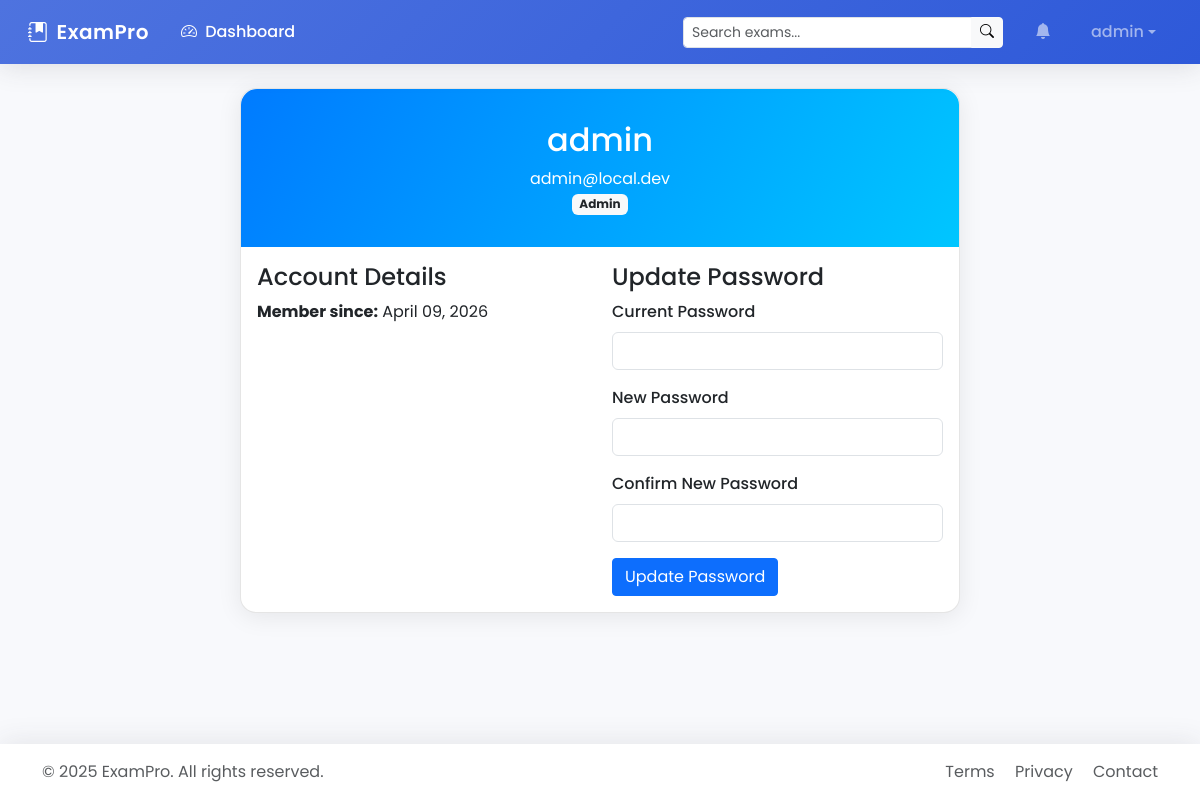
Screenshot of /profile (signed in) with the database file from the repository.
### app/models.py (models this page shows, shortened)
class User(UserMixin, db.Model):
    __tablename__ = 'users'
    id = db.Column(db.Integer, primary_key=True)
    username = db.Column(db.String(64), unique=True, nullable=False, index=True)
    email = db.Column(db.String(120), unique=True, nullable=False, index=True)
    password_hash = db.Column(db.String(255), nullable=False)
    user_type = db.Column(db.String(20), nullable=False)  # admin/teacher/student
    created_at = db.Column(db.DateTime, default=datetime.utcnow)
    created_exams = db.relationship('Exam', foreign_keys='Exam.creator_id',
                                  back_populates='creator', lazy='dynamic', overlaps="exams_created")
    exam_attempts = db.relationship('ExamAttempt', backref='student', lazy='dynamic')
    exam_reviews = db.relationship('ExamReview', foreign_keys='ExamReview.student_id',
                                 backref=db.backref('reviewer', lazy='joined'), lazy='dynamic')
    notifications = db.relationship('Notification', foreign_keys='Notification.user_id',
                                  backref=db.backref('notification_user', lazy='joined'), lazy='dynamic')
    security_logs = db.relationship('SecurityLog', backref='user', lazy='dynamic')
    owned_groups = db.relationship('Group', foreign_keys='Group.teacher_id',
                                 back_populates='teacher', lazy='dynamic', overlaps="owned_classes")
    joined_groups = db.relationship('Group', secondary='group_membership',
                                  back_populates='students', lazy='dynamic', overlaps="enrolled_groups")
    def is_teacher(self):
        return self.user_type == 'teacher'
    def is_student(self):
        return self.user_type == 'student'

### app/auth.py (the view, shortened to what this page needs)
@auth_bp.route('/profile')
@login_required
def profile():
    form = PasswordUpdateForm()
    if current_user.is_teacher():
        from app.models import Exam
        total_exams = Exam.query.filter_by(creator_id=current_user.id).count()
        return render_template('auth/profile.html',
                             password_form=form,
                             total_exams=total_exams)
    return render_template('auth/profile.html', password_form=form)

### app/forms.py
class PasswordUpdateForm(FlaskForm):
    current_password = PasswordField('Current Password', validators=[DataRequired()])
    new_password = PasswordField('New Password', validators=[
        DataRequired(),
        Length(min=8, message='Password must be at least 8 characters')
    ])
    confirm_password = PasswordField('Confirm New Password', validators=[
        DataRequired(),
        EqualTo('new_password', message='Passwords must match')
    ])
    submit = SubmitField('Update Password')

### app/models.py (called while the page is built)
@login_manager.user_loader
def load_user(user_id):
    return User.query.get(int(user_id))

### templates/auth/profile.html (shortened to what this page needs)
{% extends 'base.html' %}
{% block content %}
<div class="container">
    <div class="row justify-content-center">
        <div class="col-md-8">
            <div class="card profile-card">
                <div class="profile-header">
                    <h2>{{ current_user.username }}</h2>
                    <p class="mb-0">{{ current_user.email }}</p>
                    <p class="mb-0"><span class="badge bg-light text-dark">{{ current_user.user_type|capitalize }}</span></p>
                </div>
                <div class="card-body">
                    <div class="row">
                        <div class="col-md-6">
                            <h4>Account Details</h4>
                            <p><strong>Member since:</strong> {{ current_user.created_at.strftime('%B %d, %Y') }}</p>
                        </div>
                        <div class="col-md-6">
                            <h4>Update Password</h4>
                            <form method="POST" action="{{ url_for('auth.update_password') }}">
                                <div class="mb-3">
                                    {{ password_form.current_password.label(class="form-label") }}
                                    {{ password_form.current_password(class="form-control") }}
                                </div>
                                <div class="mb-3">
                                    {{ password_form.new_password.label(class="form-label") }}
                                    {{ password_form.new_password(class="form-control") }}
                                </div>
                                <div class="mb-3">
                                    {{ password_form.confirm_password.label(class="form-label") }}
                                    {{ password_form.confirm_password(class="form-control") }}
                                </div>
                                <button type="submit" class="btn btn-primary">Update Password</button>
                            </form>
                        </div>
                    </div>
                </div>
            </div>
        </div>
    </div>
</div>
{% endblock %}

### templates/base.html (shortened to what this page needs)
<!DOCTYPE html>
<html lang="en">
<head>
    <link href="https://cdn.jsdelivr.net/npm/bootstrap@5.3.0/dist/css/bootstrap.min.css" rel="stylesheet">
    <link rel="stylesheet" href="https://cdn.jsdelivr.net/npm/bootstrap-icons@1.11.0/font/bootstrap-icons.css">
    <link rel="stylesheet" href="{{ url_for('static', filename='css/style.css') }}">
</head>
<body>    <nav class="navbar navbar-expand-lg navbar-dark sticky-top">
        <div class="container-fluid">
            <a class="navbar-brand d-flex align-items-center" href="{{ url_for('main.index') }}">
                <i class="bi bi-journal-bookmark-fill me-2"></i>
                <span>ExamPro</span>
            </a>
            <div class="collapse navbar-collapse" id="navbarContent">
                <ul class="navbar-nav me-auto mb-2 mb-lg-0">
                    {% if current_user.is_authenticated %}
                        <li class="nav-item">
                            <a class="nav-link active" href="{{ url_for('main.dashboard') }}">
                                <i class="bi bi-speedometer2 me-1"></i> Dashboard
                            </a>
                        </li>
                    {% endif %}
                </ul>
                {% if current_user.is_authenticated %}
                <div class="search-box me-3">
                    <form class="d-flex" action="{{ url_for('main.search') }}" method="get">
                        <div class="input-group">
                            <input class="form-control form-control-sm" type="search" name="q"
                                   placeholder="Search exams..." aria-label="Search">
                            <button class="btn btn-light btn-sm" type="submit">
                                <i class="bi bi-search"></i>
                            </button>
                        </div>
                    </form>
                </div>
                {% endif %}
                <ul class="navbar-nav">
                    {% if current_user.is_authenticated %}
                    <li class="nav-item dropdown me-2">
                        <a class="nav-link position-relative" href="{{ url_for('main.notifications') }}"
                           role="button" data-bs-toggle="dropdown" aria-expanded="false">
                            <i class="bi bi-bell-fill"></i>
                            {% set unread_count = current_user.notifications.filter_by(is_read=False).count() %}
                        </a>
                    </li>
                    <li class="nav-item dropdown">
                        <a class="nav-link dropdown-toggle d-flex align-items-center" href="#"
                           role="button" data-bs-toggle="dropdown" aria-expanded="false">
                            <span class="d-none d-md-inline">{{ current_user.username }}</span>
                        </a>
                    </li>
                    {% endif %}
                </ul>
            </div>
        </div>
    </nav>    <main class="container my-4">
        {% block content %}{% endblock %}
    </main>
    <footer class="mt-auto">
        <div class="container py-3">
            <div class="row">
                <div class="col-md-6 text-center text-md-start">
                    <p class="mb-0 text-muted">
                        &copy; 2025 ExamPro. All rights reserved.
                    </p>
                </div>
                <div class="col-md-6 text-center text-md-end">
                    <a href="#" class="text-decoration-none text-muted me-3">Terms</a>
                    <a href="#" class="text-decoration-none text-muted me-3">Privacy</a>
                    <a href="#" class="text-decoration-none text-muted">Contact</a>
                </div>
            </div>
        </div>
    </footer>
</body>
</html>

### static/css/style.css (style rules this page uses)
body { min-height: 100vh; display: flex; flex-direction: column; }
footer { margin-top: auto; }
.form-label { font-weight: 500; }
.card { border-radius: 0.5rem; border: 1px solid rgba(0, 0, 0, 0.1); }
.btn { border-radius: 0.25rem; }
.bg-light { background-color: #f8f9fa !important; }

### templates/auth/profile.html (style rules this page uses)
.profile-card { border-radius: 1rem; box-shadow: 0 4px 24px rgba(0,0,0,0.08); }
.profile-header { background: linear-gradient(120deg, #007bff 0%, #00c6ff 100%); color: #fff; border-radius: 1rem 1rem 0 0; padding: 2rem 1rem; text-align: center; }

### templates/base.html (style rules this page uses)
:root { --primary-color: #4e73df; --secondary-color: #f8f9fc; --accent-color: #2e59d9; --dark-color: #5a5c69; }
body { font-family: 'Poppins', sans-serif; background-color: #f8f9fc; display: flex; flex-direction: column; min-height: 100vh; }
.navbar { box-shadow: 0 0.15rem 1.75rem 0 rgba(58, 59, 69, 0.15); background: linear-gradient(135deg, var(--primary-color) 0%, var(--accent-color) 100%); padding: 0.75rem 1rem; }
.navbar-brand { font-weight: 600; font-size: 1.25rem; letter-spacing: 0.5px; }
.nav-link { font-weight: 500; padding: 0.5rem 1rem !important; transition: all 0.3s; }
.container { flex: 1; }
footer { box-shadow: 0 -0.15rem 1.75rem 0 rgba(58, 59, 69, 0.1); background: white; }
.search-box { max-width: 400px; }

### rows the page displays
User: username "admin", email "admin@local.dev", user_type "Admin", created_at "April 09, 2026"

### other values shown
{{ password_form.current_password.label(class="form-label") }} "Current Password"
{{ password_form.new_password.label(class="form-label") }} "New Password"
{{ password_form.confirm_password.label(class="form-label") }} "Confirm New Password"
